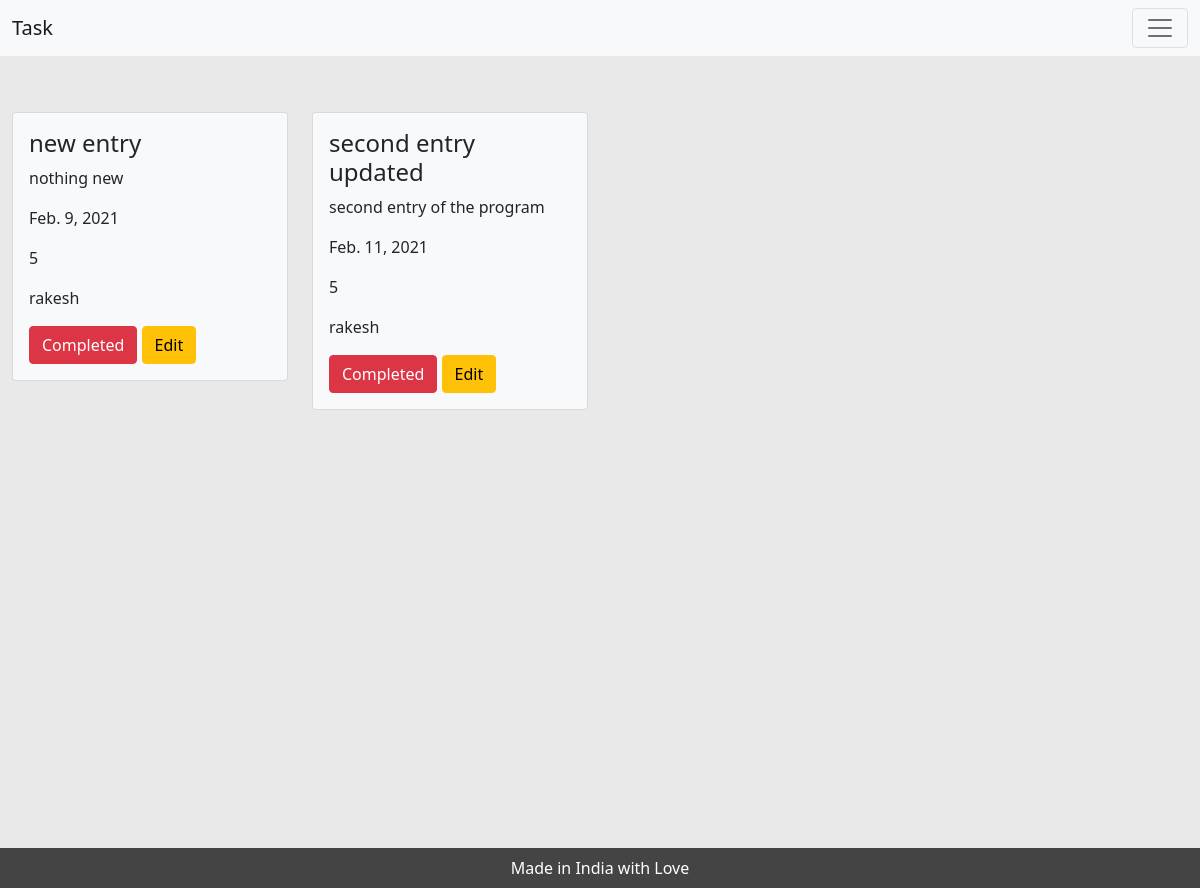
The app's page / (signed in) with its own data.
### ideaset/models.py (models this page shows, shortened)
class Task(models.Model):
  user = models.ForeignKey(User,on_delete=models.CASCADE)
  task_name = models.CharField(max_length=100)
  task_desc = models.CharField(max_length=100)
  task_date  = models.DateField()
  task_priority =models.IntegerField(default=1)

### ideaset/views.py (the view)
# urls.py: path('', index , name='index'),
def index(request):
  if request.user.is_authenticated:
    current_user = request.user
    tasks = Task.objects.all().filter(user__username=current_user.username).order_by('task_priority')
    print(tasks.count())
    if tasks.count()>=1:
      return render(request, 'ideaset/index.html',{'task_list':tasks})
    else:
      return render(request,'ideaset/add_task.html')
  else:
    return render(request, 'ideaset/index-blank.html')

### ideaset/templates/ideaset/index.html (shortened to what this page needs)
{% extends 'ideaset/base.html' %}
{% if task_list %}
  {% block content %}
    <div class="col-md-12" style="height:90vh;">
    <div class="row">
    {% for task in task_list %}
      <div class="col-md-3 mb-1 mt-2 ">
        <div class="card {% if task.task_priority <= 2 %} bg-danger {% else %}  bg-light {% endif %} ">
          <div class="card-body">
            <h4 class="card-title">{{task.task_name}}</h4>
            <p class="card-text">{{task.task_desc}}</p>
            <p>{{task.task_date}}</p>
            <p>{{task.task_priority}}</p>
            <p>{{task.user}}</p>
            <a class="btn btn-danger" href="{% url 'remove' task.id %}">Completed</a>
            <a class="btn btn-warning" href="{% url 'edit' task.id %}">Edit</a>
          </div>
        </div>
      </div>
    {% endfor %}
    </div>
    </div>
  {% endblock %}
{% else %}
      <h1>Please login to add/ check your Tasks</h1>
{% endif %}

### ideaset/static/css/main.css (style rules this page uses)
body { background:#e9e9e9; }

### records on screen
Task: task_name "new entry", task_desc "nothing new", task_date "Feb. 9, 2021", task_priority "5", user "rakesh"
Task: task_name "second entry updated", task_desc "second entry of the program", task_date "Feb. 11, 2021", task_priority "5", user "rakesh"
